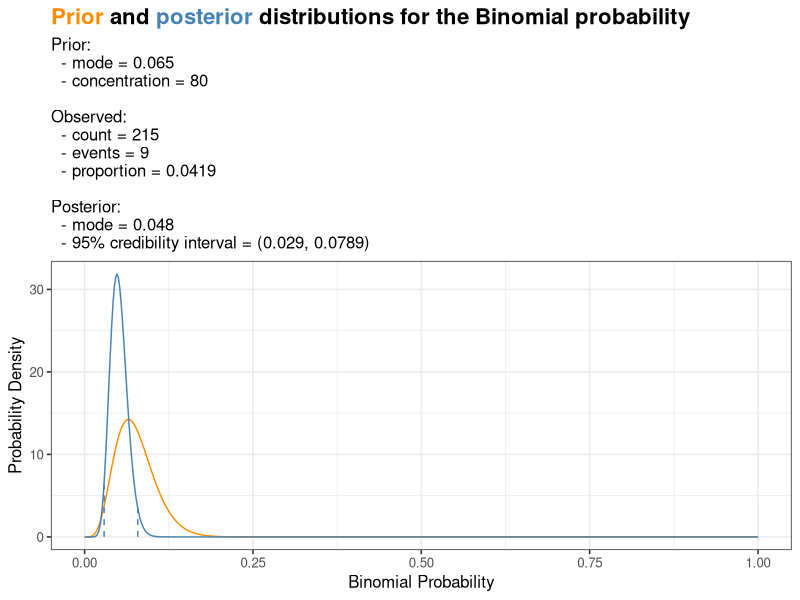
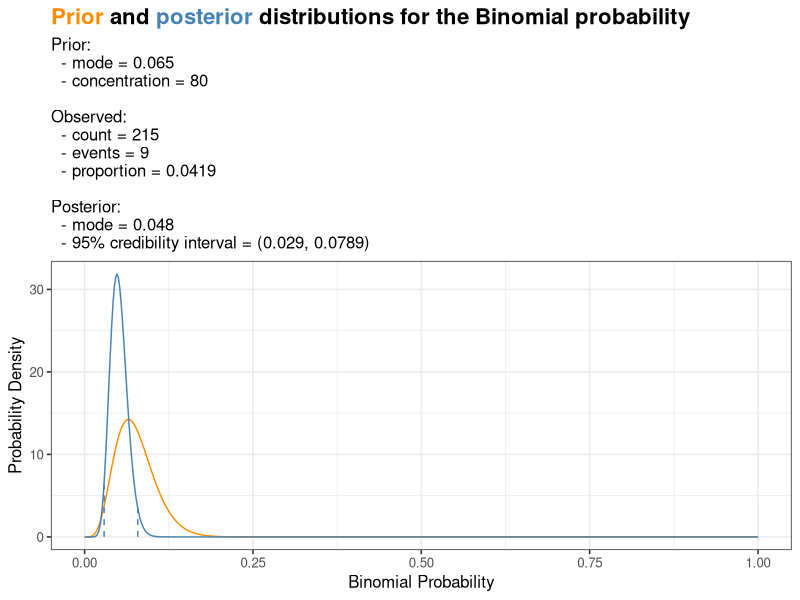

R code for these plots, in order:
library(tidyverse)
library(ggtext)

# Use the mode and 'concentration' parameterisation for the beta distribution.
# Concentration must be at least 2; this determines how concentrated the
# distribution is around the mode. A value of 2 gives an uninformative prior.
mode <- 0.065
concentration <- 80

# Transform the mode and concentration into the standard parameters for the Beta
# distribution prior.
alpha <- mode * (concentration - 2) + 1
beta  <- (1 - mode) * (concentration - 2) + 1

# Posterior for p ( 215:9, 500:21, 800:34)
n <- 215
x <- 9
credibility <- 0.95

a <- alpha + x
b <- beta + n - x
m <- (a - 1) / (a + b - 2)
cred_int <- qbeta(c((1 - credibility) / 2, credibility + (1 - credibility) / 2), a, b)
cred_int_dens <- dbeta(cred_int, a, b)

subtitle_info <- str_glue('
Prior:
  - mode = {round(mode, 4)}
  - concentration = {concentration}

Observed:
  - count = {n}
  - events = {x}
  - proportion = {round(x/n, 4)}

Posterior:
  - mode = {round(m, 4)}
  - {credibility * 100}% credibility interval = ({round(cred_int[1], 4)}, {round(cred_int[2], 4)})
')

ggplot() +
  xlim(0, 1) +
  stat_function(fun = ~ dbeta(.x, alpha, beta), colour = 'darkorange', n = 500) +
  stat_function(fun = ~ dbeta(.x, a, b), colour = 'steelblue', n = 500) +
  geom_segment(aes(x = cred_int, y = 0, xend = cred_int, yend = cred_int_dens), 
               data = tibble(cred_int, cred_int_dens), colour = 'steelblue', linetype = 'dashed') +
  labs(title = "<span style='color:#FF8C00'>Prior</span> and <span style='color:#4682B4'>posterior</span> distributions for the Binomial probability",
       subtitle = subtitle_info,
       x = 'Binomial Probability', y = 'Probability Density') +
  theme_bw(base_size = 12) +
  theme(plot.title = element_markdown(size = 16, face = 'bold'))

ggsave(str_glue('conservative-prior-{n}.png'), width = 1.41, height = 1, scale = 8)


